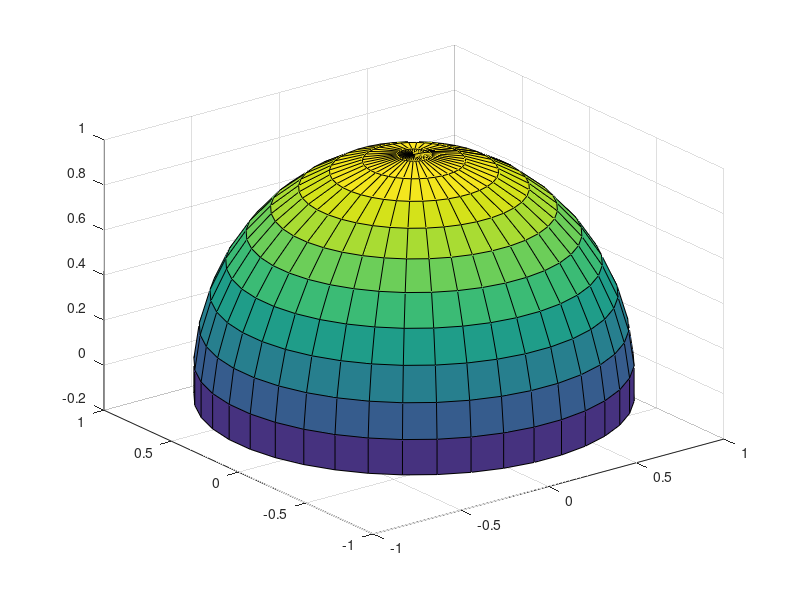

This chart was generated by the following MATLAB code: (Note: this script raises an error after producing the figure.)
%% %%%%%%%%%%%%%%%%%%%%%%%%%%%%%%%%%%%%%%%%%%%%%%%%%%%%%%%%%%%%%%%%%%%%%%%%
% Het maken van een bol van phi=[0,135] graden (tafeltje)
theta=linspace(-4.5,360+4.5,42);
phi=[90 linspace(90-4.5,-(0+4.5),11)];

[Thetas,Phis]= ndgrid(deg2rad(theta),deg2rad(phi));
Rhos = 1;
[X,Y,Z] = sph2cart(Thetas,Phis,Rhos);
surf(X,Y,Z);

[l b]=size(Z);
C=zeros([l-1 b-1]);
% C=[ones(41,1) 2*ones(41,1) 3*ones(41,1) 4*ones(41,1) 5*ones(41,1) 6*ones(41,1) 7*ones(41,1) 8*ones(41,1) 9*ones(41,1) 10*ones(41,1) 11*ones(41,1) 12*ones(41,1) 13*ones(41,1) 14*ones(41,1) 15*ones(41,1) 16*ones(41,1) 17*ones(41,1) 18*ones(41,1) 19*ones(41,1) 20*ones(41,1) 21*ones(41,1)];
% surf(X,Y,Z,C);

%% C maken!

% invullen:
naam_telefoon='NX501';
%method='MLS';
freq=10e3;

Fs=48e3;

% eenmalig uitvoeren:
phi_naam=['000';'009';'018';'027';'036';'045';'054';'063';'072';'081';'090'];

for i=1:length(phi_naam)
    opdracht=[naam_telefoon '_' phi_naam(i,:) '= matfile(''' naam_telefoon '_' phi_naam(i,:) '_irdB.mat'');'];
    eval(opdracht);
end

%% PLOT!
% de plotcode:
opdracht=['Hz=Fs/(length(' naam_telefoon '_' phi_naam(i,:) '.' naam_telefoon '_' phi_naam(i,:) '_irdB));'];
eval(opdracht);

index=round(freq/Hz);

%opdracht=['a=' naam_telefoon '_' phi_naam(1,:) '.' naam_telefoon '_' phi_naam(1,:) '_irdB(' num2str(index) ',1);'];
%eval(opdracht);
a=1;

for i=2:length(phi_naam)
    opdracht=['a=' naam_telefoon '_' phi_naam(i,:) '.' naam_telefoon '_' phi_naam(i,:) '_irdB(' num2str(index) ',:);'];
    eval(opdracht);
    C(:,i)=a';
end

% C voorbeeld:
% C=[ones(41,1) 2*ones(41,1) 3*ones(41,1) 4*ones(41,1) 5*ones(41,1) 6*ones(41,1) 7*ones(41,1) 8*ones(41,1) 9*ones(41,1) 10*ones(41,1) 11*ones(41,1) 12*ones(41,1) 13*ones(41,1) 14*ones(41,1) 15*ones(41,1) 16*ones(41,1) 17*ones(41,1) 18*ones(41,1) 19*ones(41,1) 20*ones(41,1) 21*ones(41,1) 22*ones(41,1) 23*ones(41,1) 24*ones(41,1)];
surf(X,Y,Z,C);
zlabel('Screen up -->', 'FontSize', 14)

%view van links
titel=[naam_telefoon ' Frequency\approx' num2str(freq) ' Hz, from the left'];
title(titel);
view([0 0])
xlabel('<-- Listeningside   ||   Speechside -->', 'FontSize', 14)

%view van rechts
titel=[naam_telefoon ' Frequency\approx' num2str(freq) ' Hz, from the right'];
title(titel);
xlabel('<-- Speechside   ||   Listeningside -->', 'FontSize', 14)
view([180 0]) 

h = colorbar;
% caxis([min(C_dB(:)) max(C_dB(:))])
caxis([-30 10])
set(get(h,'title'),'string','Gain in dB');

colormap jet
shading flat